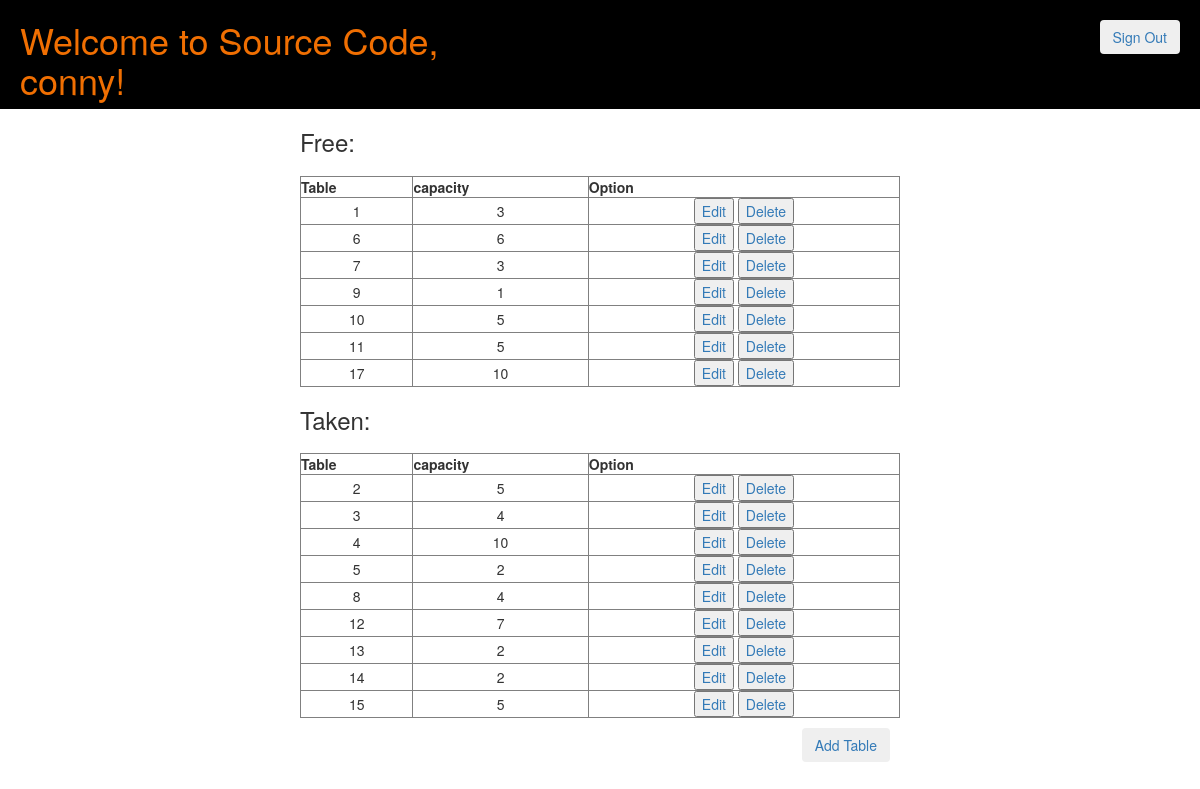
The app's page /new save/home.php (signed in) with its own data.
### tables this page shows
CREATE TABLE `users` (
  `userId` int(11) NOT NULL,
  `userName` varchar(30) NOT NULL,
  `userEmail` varchar(60) NOT NULL,
  `userPass` varchar(255) NOT NULL
);

CREATE TABLE `tables` (
  `id` int(11) NOT NULL,
  `capacity` int(11) NOT NULL,
  `reservation` int(1) NOT NULL DEFAULT '0'
);

### new save/home.php (the view, shortened to what this page needs)
<?php
	require_once 'actions/db_connect.php';
	$res=mysqli_query($conn, "SELECT * FROM users WHERE userId=".$_SESSION['user']);
	$userRow = mysqli_fetch_array($res, MYSQLI_ASSOC);
?>
<?php
require_once 'parts/head.php';
?>
</head>
<body>
	<header id="header" class="">
		<div class="row">
			<div class="col-md-5">
				<h1>Welcome to Source Code, <?php echo $userRow['userName']; ?>!</h1>
			</div>
			<div class="col-md-7">
				<button class="btn" id="sign-out">
					<a href="logout.php?logout">Sign Out</a>
				</button>
			</div>
		</div>
	</header>
<div class="manageUser">
    <h3>Free:</h3>
    <table border="1" cellspacing="0" cellpadding="0">
        <thead>
            <tr>
                <th>Table</th>
                <th>capacity</th>
                <th>Option</th>
            </tr>
        </thead>
        <tbody>
			<?php
	            $sql = "SELECT * FROM tables WHERE reservation = 0";
	            $result = $conn->query($sql);
	            if($result->num_rows > 0) {
	                while($row = $result->fetch_assoc()) {
	                    echo "<tr>
	                        <td>".$row['id']."</td>
	                        <td>".$row['capacity']."</td>
	                        <td>
	                            <a href='update.php?id=".$row['id']."'><button type='button'>Edit</button></a>
	                            <a href='delete.php?id=".$row['id']."'><button type='button'>Delete</button></a>
	                        </td>
	                    </tr>";
	                }
	            } else {
	                echo "<tr><td colspan='5'><center>No Data Avaliable</center></td></tr>";
	            }
            ?>
        </tbody>
    </table>
    <h3>Taken:</h3>
    <table border="1" cellspacing="0" cellpadding="0">
		<thead>
            <tr>
                <th>Table</th>
                <th>capacity</th>
                <th>Option</th>
            </tr>
        </thead>
        <tbody>
			<?php
	            $sql = "SELECT * FROM tables WHERE reservation = 1";
	            $result = $conn->query($sql);
	            if($result->num_rows > 0) {
	                while($row = $result->fetch_assoc()) {
	                    echo "<tr>
	                        <td>".$row['id']."</td>
	                        <td>".$row['capacity']."</td>
	                        <td>
	                            <a href='update.php?id=".$row['id']."'><button type='button'>Edit</button></a>
	                            <a href='delete.php?id=".$row['id']."'><button type='button'>Delete</button></a>
	                        </td>
	                    </tr>";
	                }
	            } else {
	                echo "<tr><td colspan='5'><center>No Data Avaliable</center></td></tr>";
	            }
            ?>
        </tbody>
    </table>
    <a href="create.php"><button type="button" class="btn" id="aT">Add Table</button></a>
</div>
</body>
</html>

### new save/parts/head.php (shortened to what this page needs)
<!DOCTYPE html>
<html>
<head>
  <link rel="stylesheet" type="text/css" href="style.css">
    <link rel="stylesheet" href="https://maxcdn.bootstrapcdn.com/bootstrap/3.3.7/css/bootstrap.min.css">
    <link rel="stylesheet" href="https://maxcdn.bootstrapcdn.com/bootstrap/3.3.7/css/bootstrap-theme.min.css">

### new save/style.css (style rules this page uses)
body { background-size: 100%; }
.btn { margin-left: 10px; }
#sign-out { float: right; margin: 20px; }
#aT { float: right; margin: 10px; }
td { text-align: center; }
th { text-align: center; }
header { background-color: black; color: #F06F02; padding-left: 20px; }

### new save/home.php (style rules this page uses)
.manageUser { width: 50%; margin: auto; }
table { width: 100%; margin-top: 20px; }

### records on screen
users: userName "conny"
tables: id "1", capacity "3"
tables: id "6", capacity "6"
tables: id "7", capacity "3"
tables: id "9", capacity "1"
tables: id "10", capacity "5"
tables: id "11", capacity "5"
tables: id "17", capacity "10"
tables: id "2", capacity "5"
tables: id "3", capacity "4"
tables: id "4", capacity "10"
tables: id "5", capacity "2"
tables: id "8", capacity "4"
tables: id "12", capacity "7"
tables: id "13", capacity "2"
tables: id "14", capacity "2"
tables: id "15", capacity "5"
